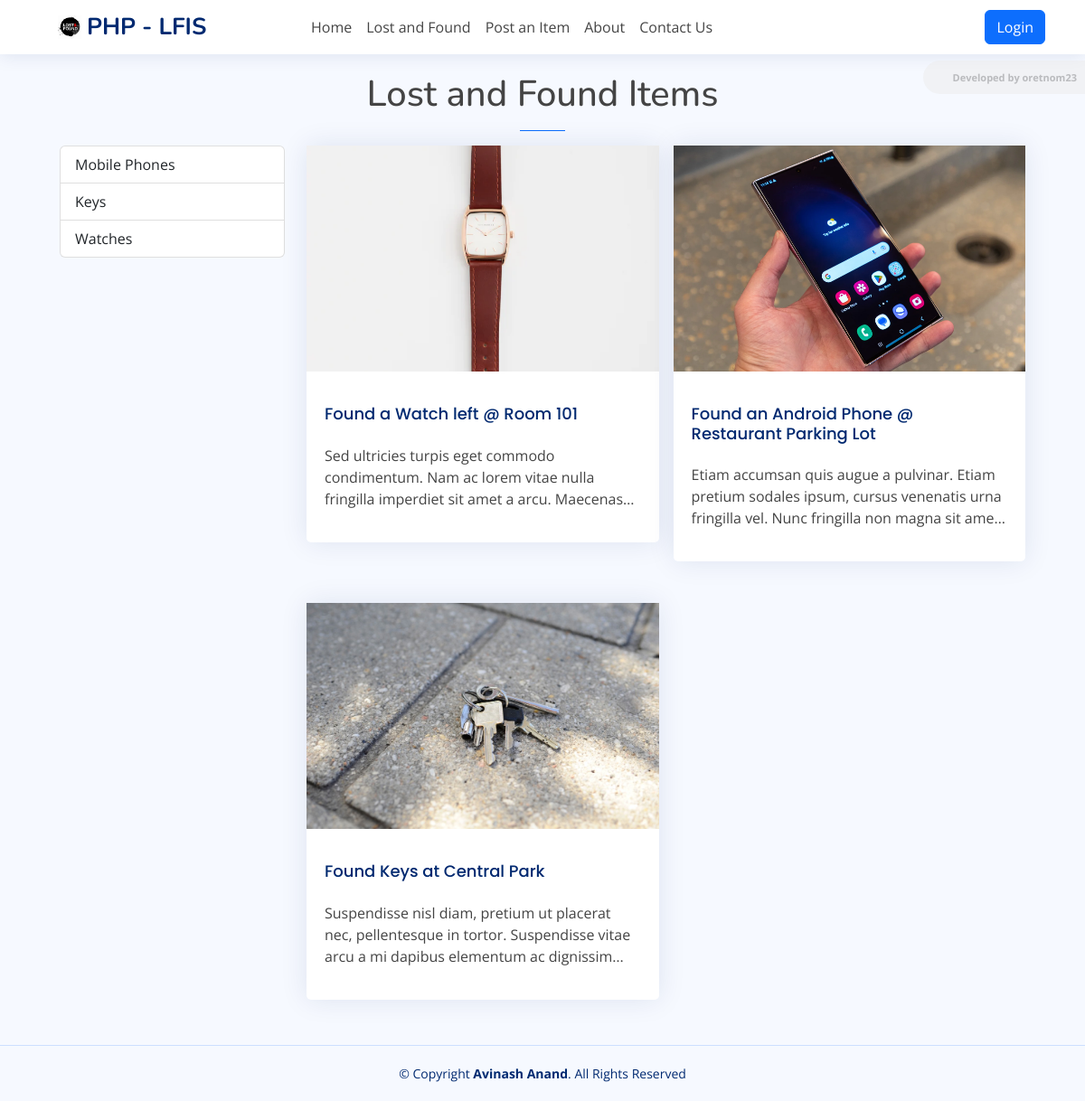
The app's page /?page=items with its own data.
### tables this page shows
CREATE TABLE `category_list` (
  `id` bigint(30) NOT NULL,
  `name` text NOT NULL,
  `description` text NOT NULL,
  `status` tinyint(1) NOT NULL DEFAULT 1,
  `created_at` datetime NOT NULL DEFAULT current_timestamp(),
  `updated_at` datetime DEFAULT NULL ON UPDATE current_timestamp()
);

CREATE TABLE `item_list` (
  `id` bigint(30) NOT NULL,
  `category_id` bigint(30) NOT NULL,
  `fullname` text NOT NULL,
  `title` text NOT NULL,
  `description` text NOT NULL,
  `contact` text NOT NULL,
  `image_path` text DEFAULT NULL,
  `status` tinyint(1) NOT NULL DEFAULT 0,
  `created_at` datetime NOT NULL DEFAULT current_timestamp(),
  `updated` datetime DEFAULT NULL ON UPDATE current_timestamp()
);

### classes/DBConnection.php (called while the page is built, shortened)
<?php
class DBConnection{
    private $host = DB_SERVER;
    private $username = DB_USERNAME;
    private $password = DB_PASSWORD;
    private $database = DB_NAME;
    public $conn;
    public function __construct(){
        if (!isset($this->conn)) {
            $this->conn = new mysqli($this->host, $this->username, $this->password, $this->database);
        }
    }
}
?>

### classes/SystemSettings.php (called while the page is built, shortened)
<?php
class SystemSettings extends DBConnection{
	function info($field=''){
		if(!empty($field)){
			if(isset($_SESSION['system_info'][$field]))
				return $_SESSION['system_info'][$field];
			else
				return false;
		}else{
			return false;
		}
	}
}
$_settings = new SystemSettings();
?>

### config.php (called while the page is built, shortened)
<?php
require_once('classes/DBConnection.php');
require_once('classes/SystemSettings.php');
function validate_image($file){
    global $_settings;
	if(!empty($file)){
        $ex = explode("?",$file);
        $file = $ex[0];
        $ts = isset($ex[1]) ? "?".$ex[1] : '';
		if(is_file(base_app.$file)){
			return base_url.$file.$ts;
		}else{
			return base_url.($_settings->info('logo'));
		}
	}else{
		return base_url.($_settings->info('logo'));
	}
}
?>

### items/index.php (the view, shortened to what this page needs)
<h1 class="pageTitle text-center titleTxt">Lost and Found Items</h1>
<hr class="mx-auto bg-primary border-primary opacity-100" style="width:50px">
<div class="container-sm">
    <div class="row">
        <div class="col-lg-3 col-md-4 col-sm-12 col-12">
            <div class="list-group">
                <?php
                $qry = $conn->query("SELECT * FROM `category_list` where `status` = 1 ");
                while($row = $qry->fetch_assoc()):
                ?>
                <a href="<?= base_url.'?page=items&cid='.$row['id'] ?>" class="list-group-item list-group-item-action<?= (isset($_GET['cid']) && $_GET['cid'] == $row['id']) ? ' active': '' ?>"><?= $row['name'] ?></a>
                <?php endwhile; ?>
            </div>
        </div>
        <div class="col-lg-9 col-md-8 col-sm-12 col-12">
            <?php
            $where = "";
            $items = $conn->query("SELECT * FROM `item_list` where `status` = 1 {$where} order by `title` asc")->fetch_all(MYSQLI_ASSOC);
            ?>
            <div id="item-list">
                <?php if(count($items) > 0): ?>
                <?php foreach($items as $row): ?>
                <a href="<?= base_url.'?page=items/view&id='.$row['id'] ?>" class="item-item text-decoration-none text-reset">
                    <div class="card">
                        <div class="item-card-img">
                            <img src="<?= validate_image($row['image_path']) ?>" alt="">
                        </div>
                        <div class="card-body pt-3">
                            <h4 class="card-title"><?= $row['title'] ?></h4>
                            <p class="truncate-3"><?= strip_tags(htmlspecialchars_decode($row['description'])) ?></p>
                        </div>
                    </div>
                </a>
                <?php endforeach; ?>
                <?php endif; ?>
            </div>
        </div>
    </div>
</div>

### index.php (shortened to what this page needs)
<?php require_once('./config.php'); ?>
<!DOCTYPE html>
<html lang="en">
<?php require_once('inc/header.php') ?>
  <body class="toggle-sidebar">
     <?php $page = isset($_GET['page']) ? $_GET['page'] : 'home';  ?>
     <?php require_once('inc/topBarNav.php') ?>
      <main id="main" class="main">
        <div class="container-xl px-4">
          <?php
            if(!file_exists($page.".php") && !is_dir($page)){
                include '404.html';
            }else{
              if(is_dir($page))
                include $page.'/index.php';
              else
                include $page.'.php';
            }
          ?>
        </div>
      </main>
    <?php require_once('inc/footer.php') ?>
  </body>
</html>

### inc/header.php (shortened to what this page needs)
<head>
    <link href="<?= base_url ?>assets/vendor/bootstrap/css/bootstrap.min.css" rel="stylesheet">
    <link href="<?= base_url ?>assets/vendor/bootstrap-icons/bootstrap-icons.css" rel="stylesheet">
    <link href="<?= base_url ?>assets/vendor/boxicons/css/boxicons.min.css" rel="stylesheet">
    <link href="<?= base_url ?>assets/vendor/quill/quill.snow.css" rel="stylesheet">
    <link href="<?= base_url ?>assets/vendor/quill/quill.bubble.css" rel="stylesheet">
    <link href="<?= base_url ?>assets/vendor/remixicon/remixicon.css" rel="stylesheet">
    <link href="<?= base_url ?>assets/vendor/simple-datatables/style.css" rel="stylesheet">
    <link href="<?= base_url ?>assets/vendor/select2-4.1.0-rc.0/dist/css/select2.min.css" rel="stylesheet">
    <link href="<?= base_url ?>assets/css/style.css" rel="stylesheet">
    <link href="<?= base_url ?>assets/css/custom.css" rel="stylesheet">
  </head>

### inc/topBarNav.php
<header id="header" class="header fixed-top d-flex align-items-center">
  <div class="container-lg d-flex justify-content-between px-4">
    <div class="d-flex align-items-center justify-content-between">
      <a href="<?= base_url ?>" class="logo d-flex align-items-center">
        <img src="<?= validate_image($_settings->info('logo')) ?>" alt="System Logo">
        <span class="d-none d-lg-block"><?= $_settings->info('short_name') ?></span>
      </a>
    </div>
    <nav class="header-nav me-auto">
      <ul class="d-flex align-items-center h-100">
        <li class="nav-item pe-3">
            <a href="<?= base_url ?>" class="nav-link">Home</a>
        </li>
        <li class="nav-item pe-3">
            <a href="<?= base_url.'?page=items' ?>" class="nav-link">Lost and Found</a>
        </li>
        <li class="nav-item pe-3">
            <a href="<?= base_url.'?page=found' ?>" class="nav-link">Post an Item</a>
        </li>
        <li class="nav-item pe-3">
            <a href="<?= base_url."?page=about" ?>" class="nav-link">About</a>
        </li>
        <li class="nav-item pe-3">
            <a href="<?= base_url.'?page=contact' ?>" class="nav-link">Contact Us</a>
        </li>
      </ul>
    </nav>
    <div class="d-flex align-items-center justify-content-between">
            <a href="<?= base_url.'admin' ?>" class="btn btn-primary">Login</a>
    </div>
  </div>
</header>

### inc/footer.php (shortened to what this page needs)
<footer id="footer" class="footer">
    <div class="copyright">
      &copy; Copyright <strong><span>Avinash Anand</span></strong>. All Rights Reserved
    </div>
  </footer>

### assets/css/style.css (style rules this page uses)
:root { scroll-behavior: smooth; }
body { font-family: "Open Sans", sans-serif; background: #f6f9ff; color: #444444; }
a { color: #4154f1; text-decoration: none; }
h1, h2, h3, h4, h5, h6 { font-family: "Nunito", sans-serif; }
#main { margin-top: 60px; padding: 20px 30px; transition: all 0.3s; }
.card { margin-bottom: 30px; border: none; border-radius: 5px; box-shadow: 0px 0 30px rgba(1, 41, 112, 0.1); }
.card-title { padding: 20px 0 15px 0; font-size: 18px; font-weight: 500; color: #012970; font-family: "Poppins", sans-serif; }
.card-body { padding: 0 20px 20px 20px; }
.logo { line-height: 1; }
@media (min-width: 1200px) { .logo { width: 280px; } }
.logo img { max-height: 26px; margin-right: 6px; }
.logo span { font-size: 26px; font-weight: 700; color: #012970; font-family: "Nunito", sans-serif; }
.header { transition: all 0.5s; z-index: 997; height: 60px; box-shadow: 0px 2px 20px rgba(1, 41, 112, 0.1); background-color: #fff; padding-left: 20px; }
.header-nav ul { list-style: none; }
.header-nav>ul { margin: 0; padding: 0; }
@media (min-width: 1200px) { #main, #footer { margin-left: 300px; } }
@media (min-width: 1200px) { .toggle-sidebar #main, .toggle-sidebar #footer { margin-left: 0; } }
.footer { padding: 20px 0; font-size: 14px; transition: all 0.3s; border-top: 1px solid #cddfff; }
.footer .copyright { text-align: center; color: #012970; }
div#item-list { position: relative; width: 100%; display: grid; grid-template-columns: repeat(3, 1fr); grid-gap: 1em; }
.item-item { width: 100%; margin: 0 auto; }
@media (max-width: 1300px) { div#item-list { grid-template-columns: repeat(2, 1fr); } }
@media (max-width: 1300px) { .item-item { width: 100%; } }
.item-card-img { width: 100%; height: 250px; overflow: hidden; }
.item-card-img>img { width: 100%; height: 100%; object-fit: cover; object-position: center center; transition:transform .2s ease; }

### assets/css/custom.css (style rules this page uses)
.truncate-3 { overflow: hidden; text-overflow: ellipsis; display: -webkit-box; -webkit-line-clamp: 3; -webkit-box-orient: vertical; }

### records on screen
category_list: name "Mobile Phones"
category_list: name "Keys"
category_list: name "Watches"
item_list: image_path (picture), title "Found a Watch left @ Room 101", description "Sed ultricies turpis eget commodo condimentum. Nam ac lorem vitae nulla fringilla imperdiet sit amet a arcu.…"
item_list: image_path (picture), title "Found an Android Phone @ Restaurant Parking Lot", description "Etiam accumsan quis augue a pulvinar. Etiam pretium sodales ipsum, cursus venenatis urna fringilla vel. Nunc fringilla non magna sit…"
item_list: image_path (picture), title "Found Keys at Central Park", description "Suspendisse nisl diam, pretium ut placerat nec, pellentesque in tortor. Suspendisse vitae arcu a mi dapibus elementum ac…"

### other values on screen
$_settings->info('short_name') "PHP - LFIS"
